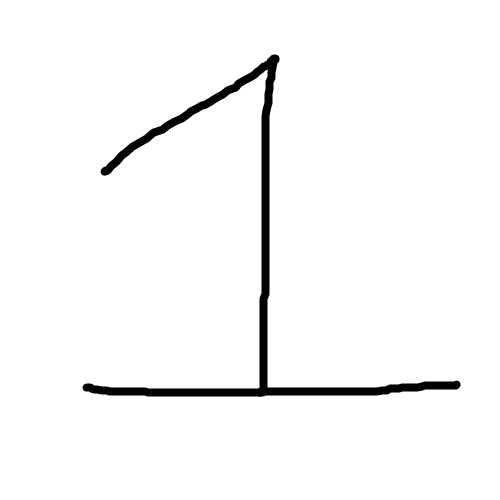
#> input picture 1.jpg, 500 x 500 px, found by its file name
$ jupyter execute --allow-errors region_growing_1.ipynb
#> lines starting #> are read from the running program, lines starting #| are printed output that depends on the picture; after the words box and inside, x2 and y2 are one past the last pixel; in counts of white or black regions, pixels touching at a corner belong together
[cell 1]
import cv2 as cv2
import numpy as np

[cell 2]
img_name = "1.jpg"
img = cv2.imread(img_name, 0)
#> img is the input picture: shape (500, 500); min 0, max 255, mean 247.5
cv2.imshow("img",img)
cv2.waitKey(0)

[cell 3]
#function to resize the image
def rescaleframe(frame, scale=0):
#> called with scale = 0
    width = int(frame.shape[1]*scale + 500)
#> width = 500
    height = int(frame.shape[0]*scale + 500)
#> height = 500

    dimension = (width, height)
#> dimension = (500, 500)

    return cv2.resize(frame, dimension, interpolation=cv2.INTER_AREA)

resized_img = rescaleframe(img)
cv2.imshow('plate_number', resized_img)
cv2.waitKey(0)

[cell 4]
def get_binary_img(img):
# gray img to bin image
    bin_img = np.zeros(shape=(img.shape), dtype=np.uint8)
    h = img.shape[0]
#> h = 500
    w = img.shape[1]
#> w = 500
    for i in range(h):
        for j in range(w):
            bin_img[i][j] = 255 if img[i][j] > 127 else 0
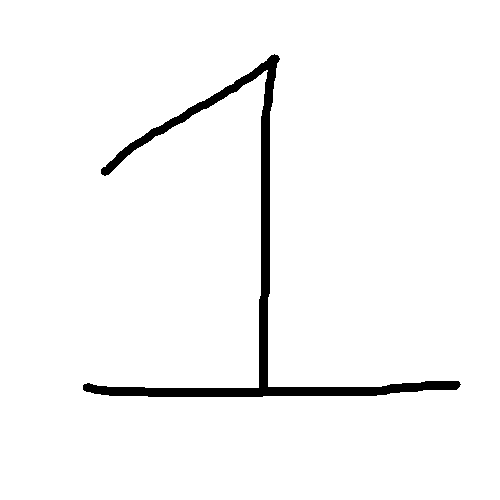
#> bin_img: shape (500, 500); 96.8% white; 1 black region, box (x1, y1, x2, y2) and area: (83, 54, 461, 397) 7950
    return bin_img
    #cv2.imshow("image",bin_img)
    #cv2.waitKey(0)
# call
bin_img = get_binary_img(resized_img)

# code 1

[cell 5]
def seededregion(bin_img):
    h = bin_img.shape[0]
    w = bin_img.shape[1]
    directs = [(-1,-1), (0,-1), (1,-1), (1,0), (1,1), (0,1),(-1,1),(-1,0)]
    visited = np.zeros(shape=(bin_img.shape), dtype=np.uint8)
    while len(seeds):
        seed = seeds.pop(0)
        x = seed[0]
        y = seed[1]
    # visit point (x,y)
        visited[y][x] = 1
    for direct in directs:
        cur_x = x + direct[0]
        cur_y = y + direct[1]
    # illegal
        if cur_x <0 or cur_y<0 or cur_x >= h or cur_y >= w :
            continue
    # Not visited and belong to the same target
        if (not visited[cur_y][cur_x]) and (bin_img[cur_y][cur_x]==bin_img[y][x]) :
            out_img[cur_y][cur_x] = 255
            visited[cur_y][cur_x] = 1
            seeds.append((cur_x,cur_y))

[cell 6]
import random
seeds = [(10,10),(82,150),(20,300)]

(x,y) = bin_img.shape
#> x = 500; y = 500
out_img = np.zeros(shape=(bin_img.shape), dtype=np.uint8)
#seeds = [(176,255),(229,305),(347,165)]
#out_img = img_3.fill(255)
I = 0
#> (the rest of this cell did not finish here and is left out)


$ run again, with 12.jpg copied over 1.jpg
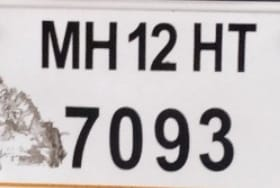
#> input picture 12.jpg, 280 x 188 px, found by its file name
#> in rescaleframe, `return cv2.resize(frame, dimension, interpolation=cv2.INTER_AREA)`:
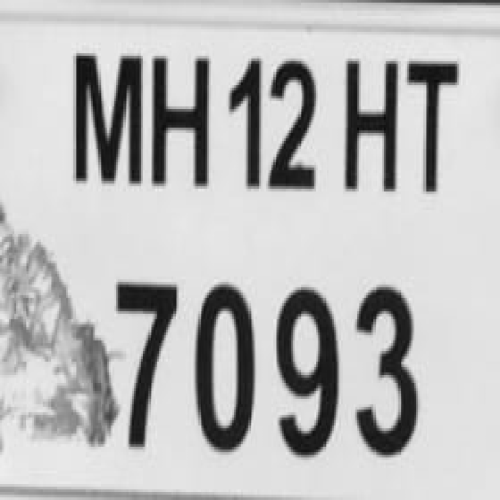
#> returned value: shape (500, 500); min 7, max 242, mean 188
#> after the loop in get_binary_img, `for i in range(h):`:
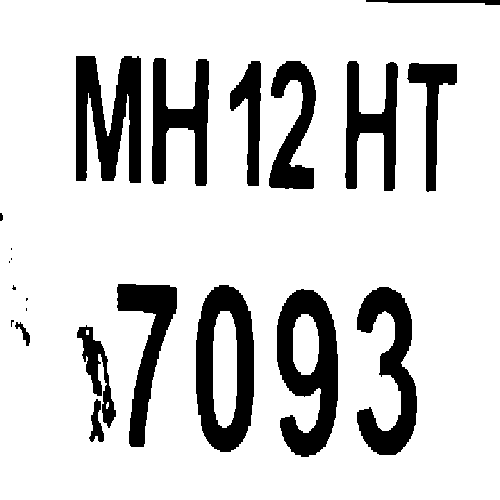
#> bin_img: shape (500, 500); 82.9% white; 22 black regions (7 under 20 px), largest, box (x1, y1, x2, y2) and area: (277, 289, 338, 457) 5954, (196, 285, 254, 452) 5722, (76, 56, 141, 183) 5522

$ run again, with 13.jpg copied over 1.jpg
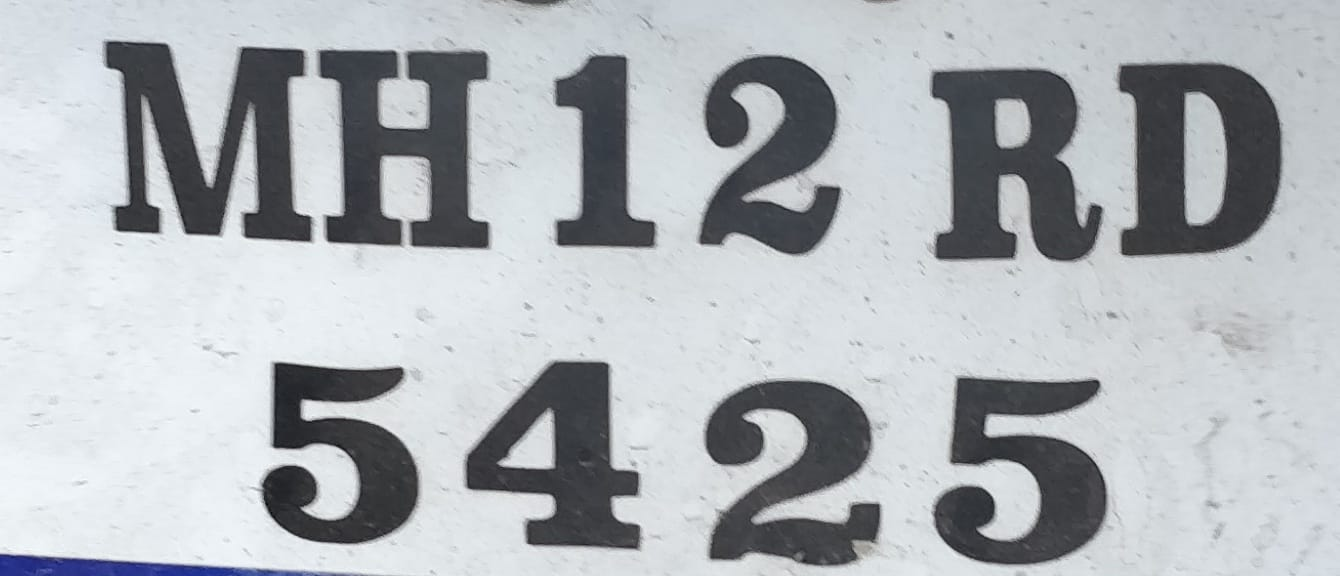
#> input picture 13.jpg, 1340 x 576 px, found by its file name
#> in rescaleframe, `return cv2.resize(frame, dimension, interpolation=cv2.INTER_AREA)`:
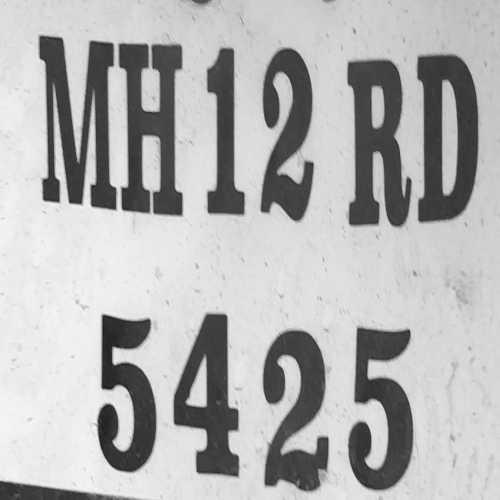
#> returned value: shape (500, 500); min 27, max 247, mean 179
#> after the loop in get_binary_img, `for i in range(h):`:
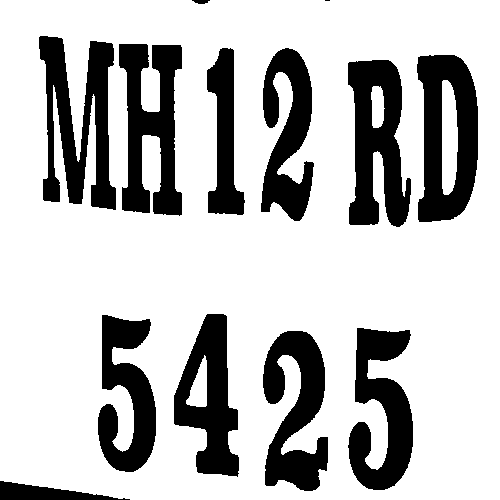
#> bin_img: shape (500, 500); 75.4% white; 13 black regions (1 under 20 px), largest, box (x1, y1, x2, y2) and area: (39, 36, 116, 210) 7195, (417, 55, 478, 222) 6849, (348, 60, 411, 227) 6830

$ run again, with 20.jpg copied over 1.jpg
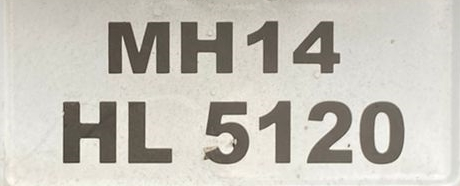
#> input picture 20.jpg, 460 x 186 px, found by its file name
#> in rescaleframe, `return cv2.resize(frame, dimension, interpolation=cv2.INTER_AREA)`:
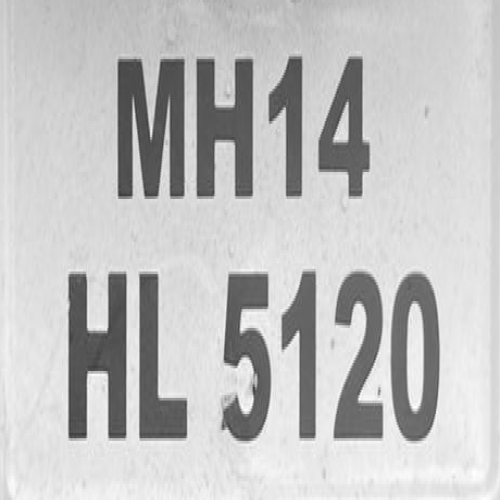
#> returned value: shape (500, 500); min 59, max 255, mean 193.6
#> after the loop in get_binary_img, `for i in range(h):`:
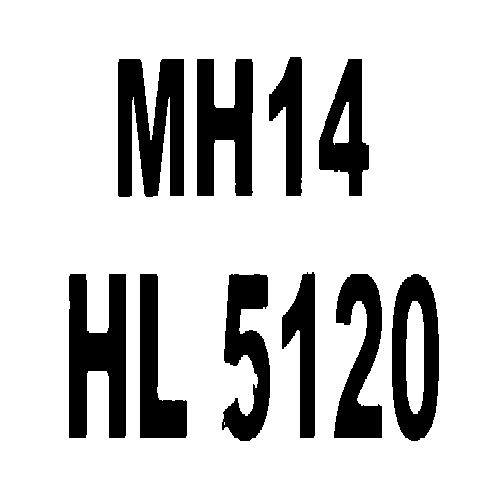
#> bin_img: shape (500, 500); 81.4% white; 10 black regions, largest, box (x1, y1, x2, y2) and area: (118, 59, 184, 197) 6832, (69, 274, 126, 438) 6575, (197, 59, 253, 196) 5387
